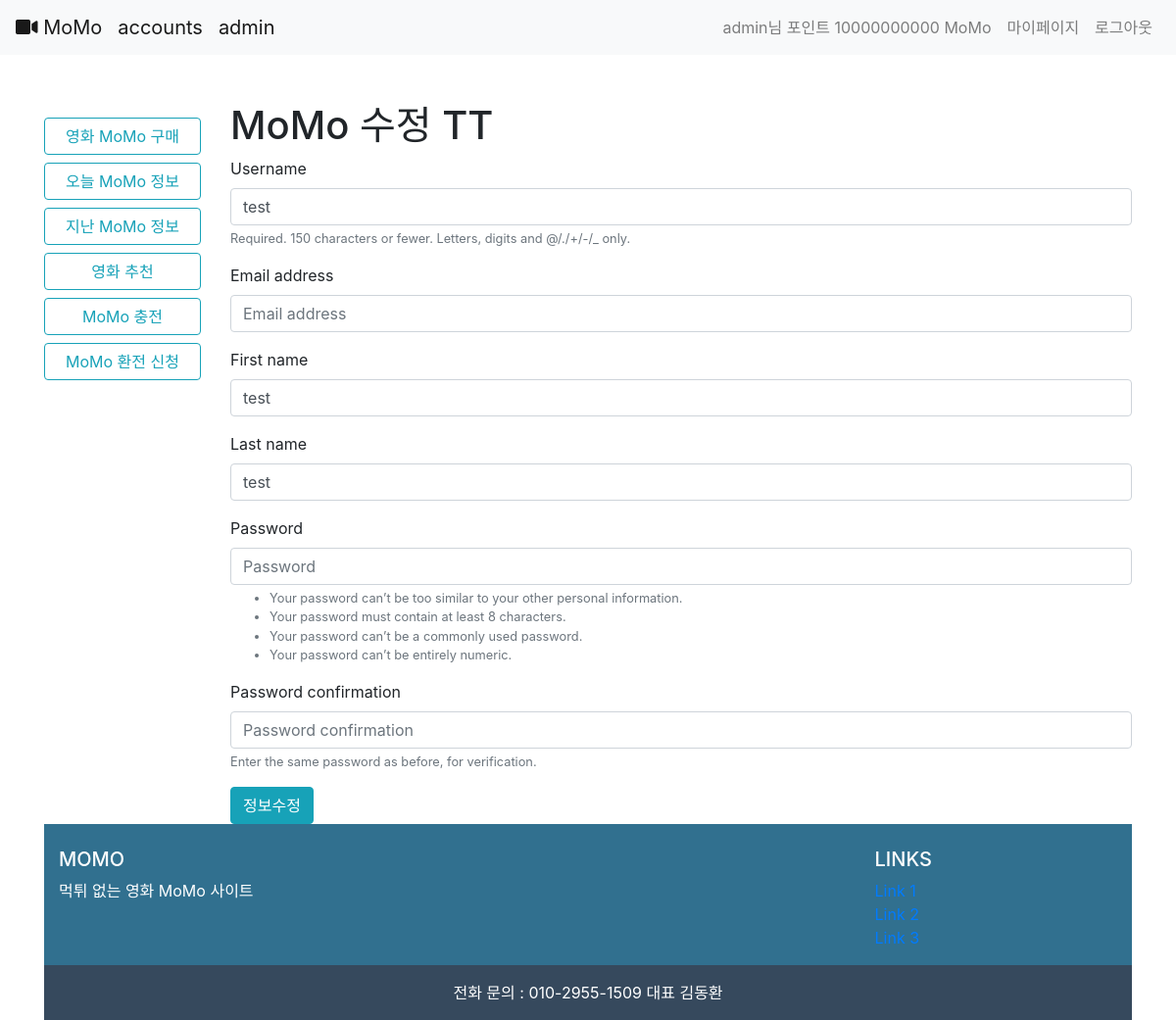
Before: /accounts/2/ (signed in) with the older database file.
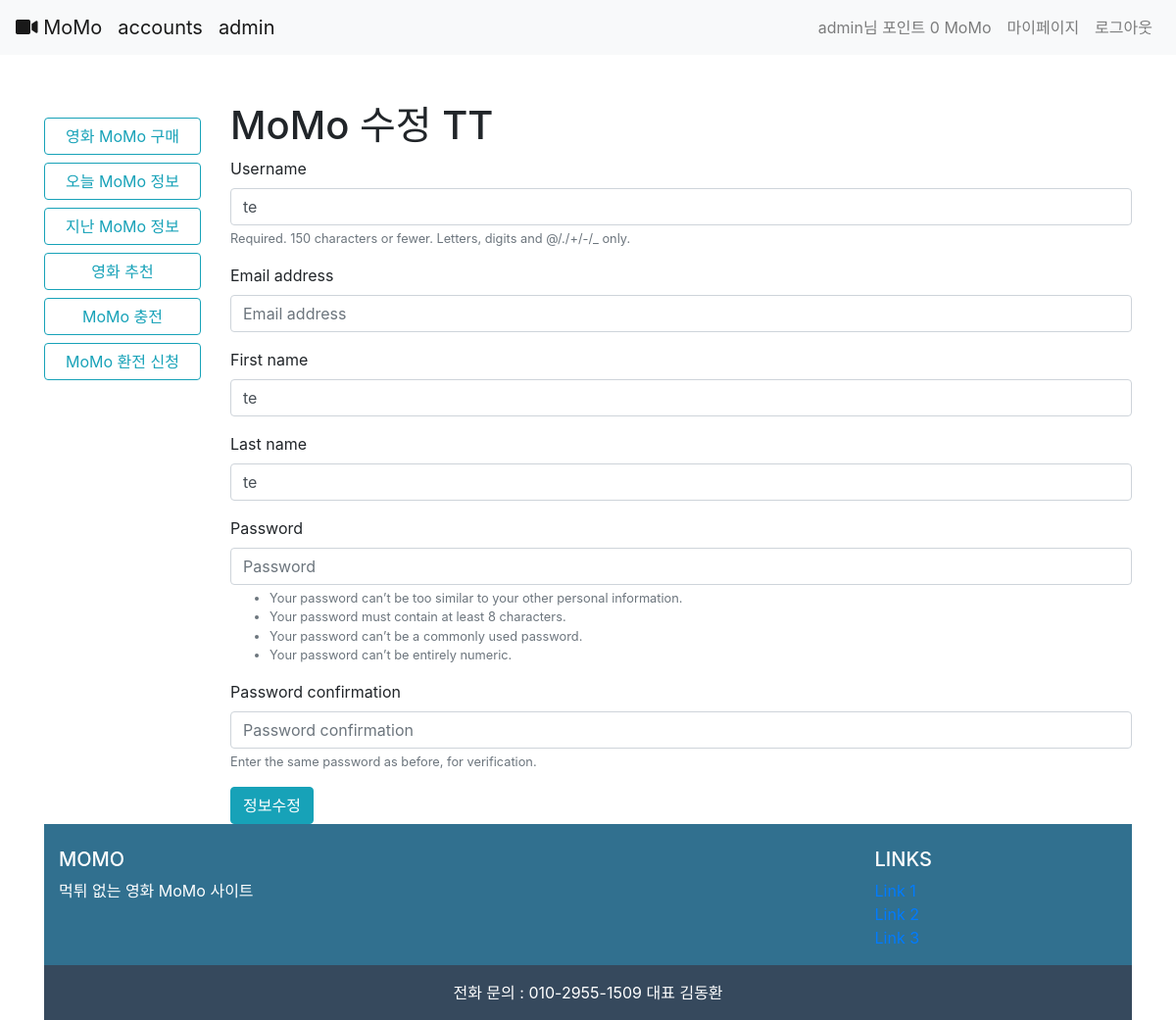
After: the same page with the newer database file.
### accounts/models.py (models this page shows)
class User(AbstractUser):
    points = models.PositiveIntegerField(default=0)

### accounts/views.py (the view)
# urls.py: path('<int:user_id>/',views.user_detail,name='user_detail'),
@login_required
def user_detail(request,user_id):
    user = get_user_model().objects.get(id=user_id)
    message = False
    if request.method == 'POST':
        form = UserCustomCreationForm(request.POST, instance=user)
        if form.is_valid():
            form.save()
            message = "수정되었습니다."
    form = UserCustomCreationForm(instance=user)
    context={
        'form':form,
        'message':message
    }
    return render(request, 'accounts/forms.html', context)

### accounts/forms.py
class UserCustomCreationForm(UserCreationForm):
    class Meta:
        model = get_user_model()
        fields = ['username', 'email','first_name','last_name']

### accounts/templates/accounts/forms.html (shortened to what this page needs)
{% extends 'base.html' %}
{% load bootstrap4 %}
{% block body %}
{% if flag == 'one' %}
<h1 >Welcome To MoMo TT</h1>
{% else %}
  {% if flag == 'two' %}
  <h1>MoMo 로그인 TT</h1>
  {% else %}
  <h1>MoMo 수정 TT</h1>
  {% endif %}
{% endif %}
<form method="POST">
    {% bootstrap_form form %}
    {% if flag == 'one' %}
    {% buttons %}
    <button type="submit" class="btn btn-info">회원가입</button>
    {% endbuttons %}
    {% else %}
    {% if flag == 'two' %}
    {% buttons %}
    <button type="submit" class="btn btn-info">로그인</button>
    {% endbuttons %}
    {% else %}
    <button type="submit" class="btn btn-info">정보수정</button>
    {% endif %}
    {% endif %}
</form>
{% endblock %}

### bob/templates/nav.html (shortened to what this page needs)
<nav class="navbar navbar-expand-lg navbar-light bg-light">
  <a class="navbar-brand" href="{% url 'movies:list' %}">
    <i class="fas fa-video"></i>
    MoMo
  </a>
    <a class="navbar-brand" href="/accounts/">
    accounts
  </a>
    <a class="navbar-brand" href="/admin/">
      admin
  </a>
  <div class="collapse navbar-collapse" id="navbarNav">
    <ul class="navbar-nav ml-auto">
      {% if user.is_authenticated %}
      <li class="nav-item">
        <a class="nav-link" tabindex="-1" aria-disabled="true">{{ user }}님 포인트 {{ user.points }} MoMo</a>
      </li>
      <li class="nav-item">
        <a class="nav-link" href="{% url 'accounts:user_detail' user.id %}" tabindex="-1" aria-disabled="true">마이페이지</a>
      </li>
      <li class="nav-item">
        <a class="nav-link" href="{% url 'accounts:logout' %}">로그아웃</a>
      </li>
      {% endif %}
    </ul>
  </div>
</nav>

Changed rows visible on the page:
changed User "admin": points "10000000000" → "0"
changed User (number 2 of 2 on the later page): username "test" → "te"; first_name "test" → "te"; last_name "test" → "te"
